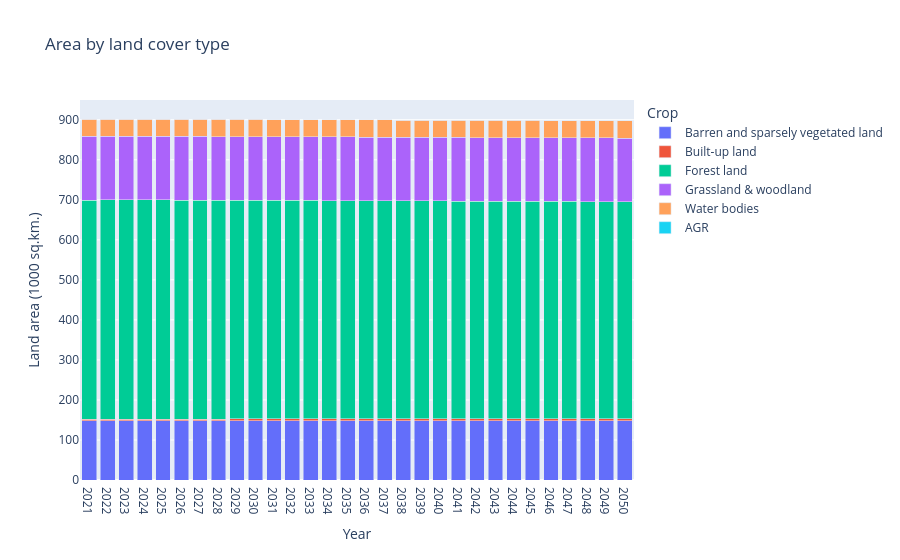

Notebook cell for this chart:
### Code cell
land_df['AGR'] = 0
for crop in crop_cols:
    if crop in land_df.columns:
        land_df['AGR'] += land_df[crop]
        land_df.drop(crop, axis=1, inplace=True)
# land_df = land_df.reindex(sorted(land_df.columns), axis=1).set_index('y').reset_index().rename(columns=det_col).astype('float64')

if not land_df.empty:
    df_plot(land_df,'Land area (1000 sq.km.)','Area by land cover type')

### Figure 1 — Plotly figure (JSON) as saved in the notebook; plotly's stock layout.template omitted (floating-point values rounded to 4 significant figures)
{"data": [{"alignmentgroup": "True", "hovertemplate": "Crop=Barren and sparsely vegetated land<br>Year=%{x}<br>Land area (1000 sq.km.)=%{y}<extra></extra>", "legendgroup": "Barren and sparsely vegetated land", "marker": {"color": "#636efa", "pattern": {"shape": ""}}, "name": "Barren and sparsely vegetated land", "offsetgroup": "Barren and sparsely vegetated land", "orientation": "v", "showlegend": true, "textposition": "auto", "type": "bar", "x": [2021, 2022, 2023, 2024, 2025, 2026, 2027, 2028, 2029, 2030, 2031, 2032, 2033, 2034, 2035, 2036, 2037, 2038, 2039, 2040, 2041, 2042, 2043, 2044, 2045, 2046, 2047, 2048, 2049, 2050], "xaxis": "x", "y": [148.3, 148.3, 148.3, 148.3, 148.3, 148.3, 148.3, 148.3, 148.3, 148.3, 148.3, 148.3, 148.3, 148.3, 148.3, 148.3, 148.3, 148.3, 148.3, 148.3, 148.3, 148.3, 148.3, 148.3, 148.3, 148.3, 148.3, 148.3, 148.3, 148.3], "yaxis": "y"}, {"alignmentgroup": "True", "hovertemplate": "Crop=Built-up land<br>Year=%{x}<br>Land area (1000 sq.km.)=%{y}<extra></extra>", "legendgroup": "Built-up land", "marker": {"color": "#EF553B", "pattern": {"shape": ""}}, "name": "Built-up land", "offsetgroup": "Built-up land", "orientation": "v", "showlegend": true, "textposition": "auto", "type": "bar", "x": [2021, 2022, 2023, 2024, 2025, 2026, 2027, 2028, 2029, 2030, 2031, 2032, 2033, 2034, 2035, 2036, 2037, 2038, 2039, 2040, 2041, 2042, 2043, 2044, 2045, 2046, 2047, 2048, 2049, 2050], "xaxis": "x", "y": [3.73, 3.771, 3.812, 3.854, 3.897, 3.939, 3.983, 4.027, 4.071, 4.115, 4.161, 4.207, 4.253, 4.3, 4.347, 4.395, 4.444, 4.493, 4.542, 4.592, 4.646, 4.699, 4.753, 4.805, 4.863, 4.914, 4.963, 5.017, 5.073, 5.129], "yaxis": "y"}, {"alignmentgroup": "True", "hovertemplate": "Crop=Forest land<br>Year=%{x}<br>Land area (1000 sq.km.)=%{y}<extra></extra>", "legendgroup": "Forest land", "marker": {"color": "#00cc96", "pattern": {"shape": ""}}, "name": "Forest land", "offsetgroup": "Forest land", "orientation": "v", "showlegend": true, "textposition": "auto", "type": "bar", "x": [2021, 2022, 2023, 2024, 2025, 2026, 2027, 2028, 2029, 2030, 2031, 2032, 2033, 2034, 2035, 2036, 2037, 2038, 2039, 2040, 2041, 2042, 2043, 2044, 2045, 2046, 2047, 2048, 2049, 2050], "xaxis": "x", "y": [547.4, 547.5, 547.7, 547.5, 547.4, 547.2, 547.0, 546.7, 546.4, 546.2, 545.9, 545.9, 545.6, 545.5, 545.3, 544.9, 544.6, 544.4, 544.3, 544.1, 543.9, 543.6, 543.4, 543.2, 542.9, 542.7, 542.5, 542.3, 542.1, 541.8], "yaxis": "y"}, {"alignmentgroup": "True", "hovertemplate": "Crop=Grassland & woodland<br>Year=%{x}<br>Land area (1000 sq.km.)=%{y}<extra></extra>", "legendgroup": "Grassland & woodland", "marker": {"color": "#ab63fa", "pattern": {"shape": ""}}, "name": "Grassland & woodland", "offsetgroup": "Grassland & woodland", "orientation": "v", "showlegend": true, "textposition": "auto", "type": "bar", "x": [2021, 2022, 2023, 2024, 2025, 2026, 2027, 2028, 2029, 2030, 2031, 2032, 2033, 2034, 2035, 2036, 2037, 2038, 2039, 2040, 2041, 2042, 2043, 2044, 2045, 2046, 2047, 2048, 2049, 2050], "xaxis": "x", "y": [158.9, 158.9, 158.9, 158.9, 158.9, 158.9, 158.9, 158.9, 158.9, 158.9, 158.9, 158.9, 158.9, 158.9, 158.9, 158.9, 158.9, 158.9, 158.9, 158.9, 158.9, 158.9, 158.9, 158.9, 158.9, 158.9, 158.9, 158.9, 158.9, 158.9], "yaxis": "y"}, {"alignmentgroup": "True", "hovertemplate": "Crop=Water bodies<br>Year=%{x}<br>Land area (1000 sq.km.)=%{y}<extra></extra>", "legendgroup": "Water bodies", "marker": {"color": "#FFA15A", "pattern": {"shape": ""}}, "name": "Water bodies", "offsetgroup": "Water bodies", "orientation": "v", "showlegend": true, "textposition": "auto", "type": "bar", "x": [2021, 2022, 2023, 2024, 2025, 2026, 2027, 2028, 2029, 2030, 2031, 2032, 2033, 2034, 2035, 2036, 2037, 2038, 2039, 2040, 2041, 2042, 2043, 2044, 2045, 2046, 2047, 2048, 2049, 2050], "xaxis": "x", "y": [43.04, 43.04, 43.04, 43.04, 43.04, 43.04, 43.04, 43.04, 43.04, 43.04, 43.04, 43.04, 43.04, 43.04, 43.04, 43.04, 43.04, 43.04, 43.04, 43.04, 43.04, 43.04, 43.04, 43.04, 43.04, 43.04, 43.04, 43.04, 43.04, 43.04], "yaxis": "y"}, {"alignmentgroup": "True", "hovertemplate": "Crop=AGR<br>Year=%{x}<br>Land area (1000 sq.km.)=%{y}<extra></extra>", "legendgroup": "AGR", "marker": {"color": "#19d3f3", "pattern": {"shape": ""}}, "name": "AGR", "offsetgroup": "AGR", "orientation": "v", "showlegend": true, "textposition": "auto", "type": "bar", "x": [2021, 2022, 2023, 2024, 2025, 2026, 2027, 2028, 2029, 2030, 2031, 2032, 2033, 2034, 2035, 2036, 2037, 2038, 2039, 2040, 2041, 2042, 2043, 2044, 2045, 2046, 2047, 2048, 2049, 2050], "xaxis": "x", "y": [0, 0, 0, 0, 0, 0, 0, 0, 0, 0, 0, 0, 0, 0, 0, 0, 0, 0, 0, 0, 0, 0, 0, 0, 0, 0, 0, 0, 0, 0], "yaxis": "y"}], "layout": {"barmode": "stack", "legend": {"title": {"text": "Crop"}, "tracegroupgap": 0}, "title": {"text": "Area by land cover type"}, "xaxis": {"anchor": "y", "domain": [0, 1], "title": {"text": "Year"}, "type": "category"}, "yaxis": {"anchor": "x", "domain": [0, 1], "title": {"text": "Land area (1000 sq.km.)"}}}}
